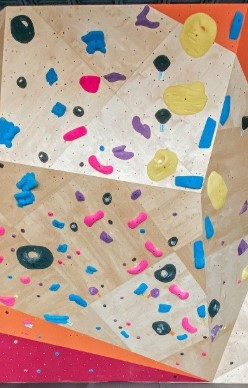
#> input picture wall.jpg, 248 x 388 px
$ python temp_app.py
#> lines starting #> are read from the running program, lines starting #| are printed output that depends on the picture
#IMPORTS
import cv2
import numpy as np
import io

#image upload


#image process

    #"start" holds identification
    # Load the image
image = cv2.imread('wall.jpg')
#> image is the input picture: shape (388, 248, 3); mean B, G, R 149.2, 161.4, 186.1

    # Apply mean-shift filtering
    # sp: spatial window radius, sr: color window radius
#result_image = cv2.pyrMeanShiftFiltering(image, sp=20, sr=50)
result_image1 = cv2.pyrMeanShiftFiltering(image, sp=50, sr=20)
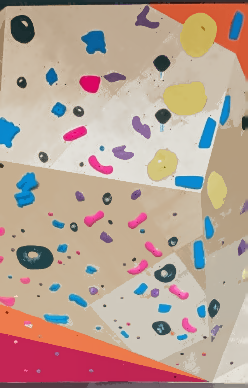
#> result_image1: shape (388, 248, 3); mean B, G, R 148.7, 161.3, 186.1
cv2.imwrite('result1.jpg',result_image1)
result_image2 = cv2.pyrMeanShiftFiltering(result_image1, sp=20, sr=25)
result_image2 = cv2.pyrMeanShiftFiltering(result_image2, sp=10, sr=25)

    # Display the result
cv2.imwrite('result2.jpg',result_image2)

#K-mean
# Reshape image data into a 2D array of pixels and 3 color values (BGR)
Z = image.reshape((-1, 3))
Z = np.float32(Z)

# Define criteria and number of clusters (K)
criteria = (cv2.TERM_CRITERIA_EPS + cv2.TERM_CRITERIA_MAX_ITER, 10, 1.0)
K = 8  # you can adjust K to get more or fewer colors
_, labels, centers = cv2.kmeans(Z, K, None, criteria, 10, cv2.KMEANS_RANDOM_CENTERS)
#> centers = [[163.7, 184.1, 200.2], [184.8, 128.8, 21.57], [125.4, 112.3, 122.1], [86, 40.46, 193.2], [63.11, 59.73, 53.81], [204.6, 213.6, 218], [82.11, 107.3, 225.6], [132.6, 166.8, 190.4]]

# Convert centers to uint8 and reconstruct the image
centers = np.uint8(centers)
#> centers = [[163, 184, 200], [184, 128, 21], [125, 112, 122], [85, 40, 193], [63, 59, 53], [204, 213, 218], [82, 107, 225], [132, 166, 190]]
quantized = centers[labels.flatten()]
result_image = quantized.reshape((image.shape))
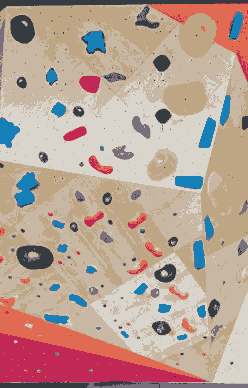
#> result_image: shape (388, 248, 3); mean B, G, R 148.6, 160.9, 185.9

cv2.imwrite('result-k-mean.jpg',result_image)


    #for each "start" hold do:
        # find all holds belong to the route (hold's color classification)
        # mark all holds that belong to the route
        # name and save the picture

    #contour "start" holds

    #show user and ask to choose

    #show image of route according to users choice


#save image
